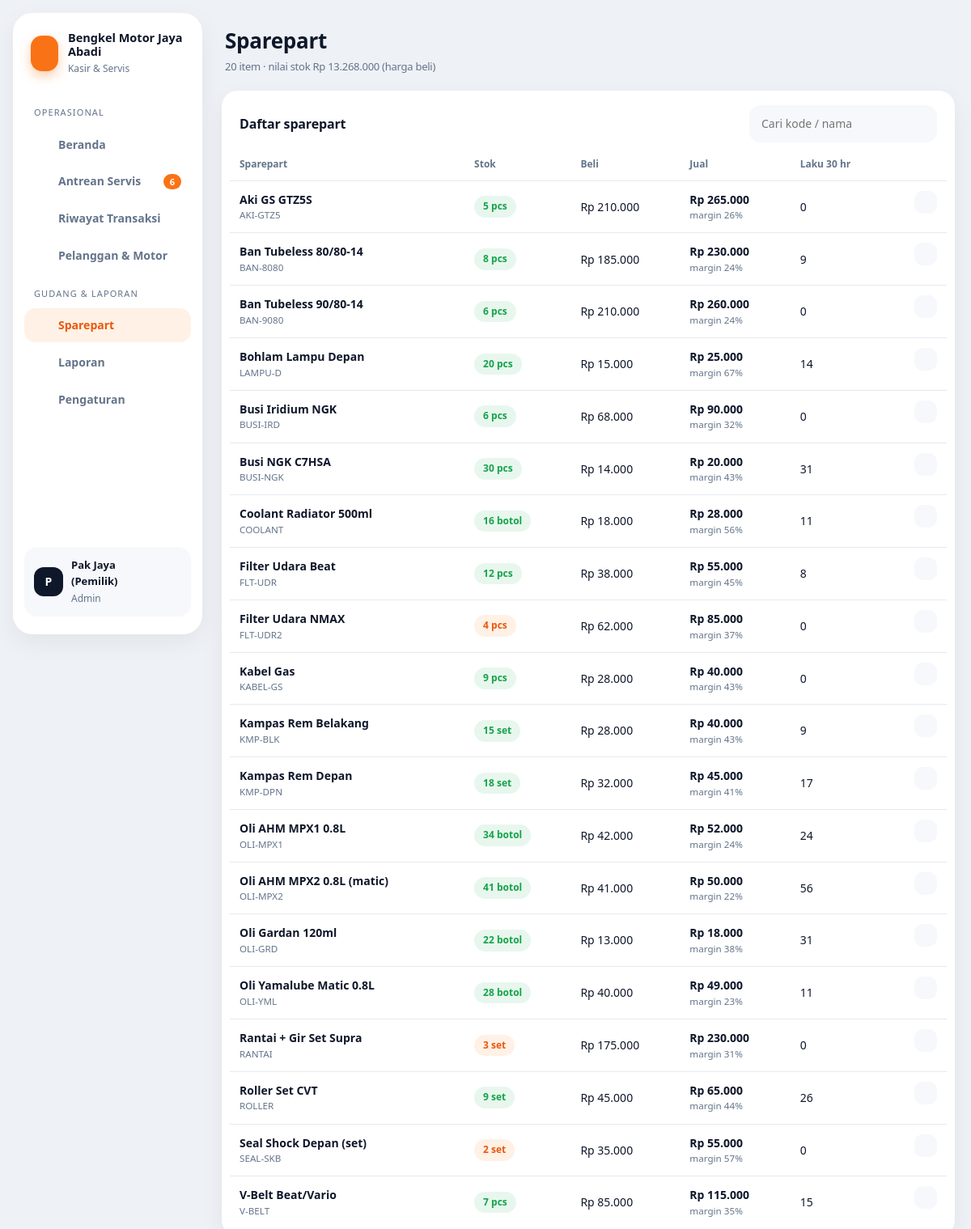
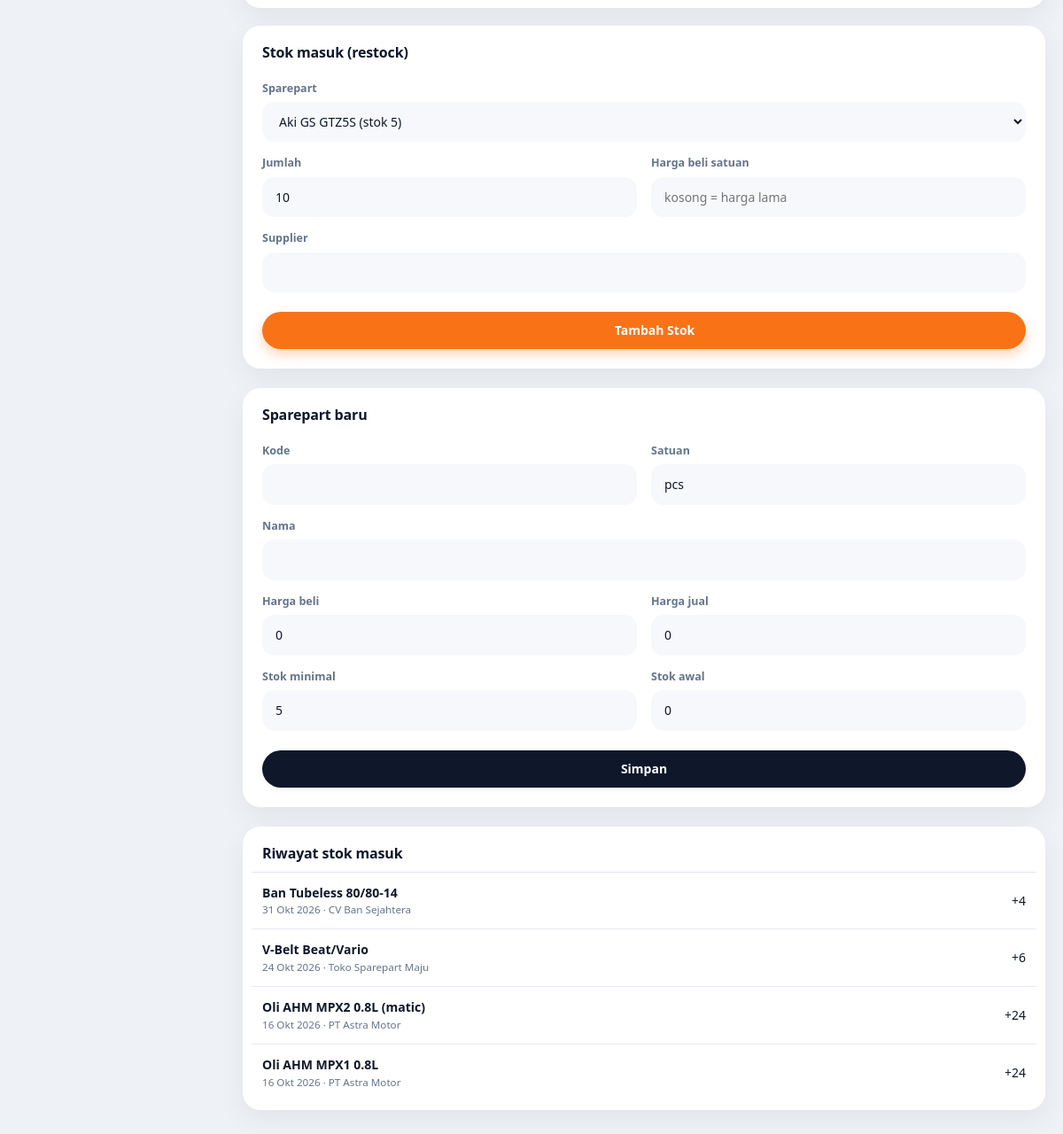
Page /index.php?page=sparepart (signed in) on the committed database (2 pictures, top to bottom).
### tables this page shows
CREATE TABLE pengaturan (
  id INT PRIMARY KEY,
  nama_bengkel VARCHAR(100) NOT NULL,
  alamat VARCHAR(255),
  telepon VARCHAR(30),
  interval_servis_hari SMALLINT NOT NULL DEFAULT 60,
  interval_servis_km INT NOT NULL DEFAULT 2000
);

CREATE TABLE sparepart (
  id INT AUTO_INCREMENT PRIMARY KEY,
  kode VARCHAR(20) NOT NULL UNIQUE,
  nama VARCHAR(100) NOT NULL,
  satuan VARCHAR(15) NOT NULL DEFAULT 'pcs',
  stok INT NOT NULL DEFAULT 0,
  stok_min INT NOT NULL DEFAULT 5,
  harga_beli INT NOT NULL,
  harga_jual INT NOT NULL
);

CREATE TABLE stok_masuk (
  id INT AUTO_INCREMENT PRIMARY KEY,
  sparepart_id INT NOT NULL,
  qty INT NOT NULL,
  harga_beli INT NOT NULL,
  supplier VARCHAR(100),
  tanggal DATE NOT NULL,
  user_id INT NULL,
  FOREIGN KEY (sparepart_id) REFERENCES sparepart(id) ON DELETE CASCADE
);

### index.php (called while the page is built, shortened)
<?php
require __DIR__ . '/includes/bootstrap.php';
$routes = [
    'login'         => 'pages/login.php',
    'logout'        => 'pages/logout.php',
    'dashboard'     => 'pages/dashboard.php',
    'antrean'       => 'pages/servis/antrean.php',
    'servis.baru'   => 'pages/servis/baru.php',
    'servis.detail' => 'pages/servis/detail.php',
    'servis.aksi'   => 'pages/servis/aksi.php',
    'servis.nota'   => 'pages/servis/nota.php',
    'transaksi'     => 'pages/servis/transaksi.php',
    'kendaraan'     => 'pages/kendaraan.php',
    'sparepart'     => 'pages/master/sparepart.php',
    'master'        => 'pages/master/index.php',
    'laporan'       => 'pages/laporan.php',
];
$page = $_GET['page'] ?? 'dashboard';
require __DIR__ . '/' . $routes[$page];

### pages/master/sparepart.php (the view, shortened to what this page needs)
<?php
$admin = user()['role'] === 'admin';
$cari = trim($_GET['cari'] ?? '');
$rows = q('SELECT s.*, (SELECT COALESCE(SUM(qty),0) FROM wo_item i JOIN work_order w ON w.id = i.wo_id WHERE i.jenis = "part" AND i.ref_id = s.id AND w.status = "lunas" AND w.lunas_at >= CURDATE() - INTERVAL 30 DAY) terjual
           FROM sparepart s WHERE s.nama LIKE ? OR s.kode LIKE ? ORDER BY s.nama', ["%$cari%", "%$cari%"])->fetchAll();
$edit = isset($_GET['edit']) ? q('SELECT * FROM sparepart WHERE id = ?', [(int) $_GET['edit']])->fetch() : null;
$riwayat = q('SELECT m.*, s.nama FROM stok_masuk m JOIN sparepart s ON s.id = m.sparepart_id ORDER BY m.id DESC LIMIT 6')->fetchAll();
$nilai = array_sum(array_map(fn ($r) => $r['stok'] * $r['harga_beli'], $rows));
$title = 'Sparepart';
$sub = count($rows) . ' item · nilai stok ' . rupiah($nilai) . ' (harga beli)';
require __DIR__ . '/../../includes/header.php';
?>
<div class="grid-2">
    <div class="card">
        <div class="card-head"><h2>Daftar sparepart</h2><form class="filters" method="get"><input type="hidden" name="page" value="sparepart"><input type="search" name="cari" value="<?= e($cari) ?>" placeholder="Cari kode / nama"></form></div>
        <div class="table-wrap"><table>
            <thead><tr><th>Sparepart</th><th>Stok</th><th>Beli</th><th>Jual</th><th>Laku 30 hr</th><th></th></tr></thead>
            <tbody><?php foreach ($rows as $p): ?>
                <tr><td><strong><?= e($p['nama']) ?></strong><small><?= e($p['kode']) ?></small></td>
                    <td><span class="badge <?= $p['stok'] == 0 ? 'badge-red' : ($p['stok'] <= $p['stok_min'] ? 'badge-orange' : 'badge-green') ?>"><?= $p['stok'] ?> <?= e($p['satuan']) ?></span></td>
                    <td><?= rupiah($p['harga_beli']) ?></td><td><strong><?= rupiah($p['harga_jual']) ?></strong><small>margin <?= $p['harga_beli'] ? round(($p['harga_jual'] - $p['harga_beli']) / $p['harga_beli'] * 100) : 0 ?>%</small></td>
                    <td><?= (int) $p['terjual'] ?></td>
                    <td class="actions"><?php if ($admin): ?><a class="icon-btn" href="<?= url('sparepart', ['edit' => $p['id']]) ?>"><?= icon('edit', 14) ?></a><?php endif; ?></td></tr>
            <?php endforeach; ?></tbody>
        </table></div>
    </div>
    <div>
        <form method="post" class="card"><?= csrf_field() ?><input type="hidden" name="aksi" value="restock">
            <div class="card-head"><h2>Stok masuk (restock)</h2></div>
            <div class="card-body"><div class="form-grid">
                <div class="full"><label>Sparepart</label><select name="id"><?php foreach ($rows as $p): ?><option value="<?= $p['id'] ?>"><?= e($p['nama']) ?> (stok <?= $p['stok'] ?>)</option><?php endforeach; ?></select></div>
                <div><label>Jumlah</label><input type="number" name="qty" min="1" value="10" required></div>
                <div><label>Harga beli satuan</label><input type="number" name="harga_beli" min="0" placeholder="kosong = harga lama"></div>
                <div class="full"><label>Supplier</label><input type="text" name="supplier"></div>
            </div><button class="btn btn-primary btn-block mt"><?= icon('plus', 16) ?> Tambah Stok</button></div>
        </form>
        <?php if ($admin): ?>
        <form method="post" class="card mt"><?= csrf_field() ?><input type="hidden" name="aksi" value="simpan"><input type="hidden" name="id" value="<?= (int) ($edit['id'] ?? 0) ?>">
            <div class="card-head"><h2><?= $edit ? 'Ubah ' . e($edit['nama']) : 'Sparepart baru' ?></h2></div>
            <div class="card-body"><div class="form-grid">
                <div><label>Kode</label><input type="text" name="kode" value="<?= e($edit['kode'] ?? '') ?>" required></div>
                <div><label>Satuan</label><input type="text" name="satuan" value="<?= e($edit['satuan'] ?? 'pcs') ?>"></div>
                <div class="full"><label>Nama</label><input type="text" name="nama" value="<?= e($edit['nama'] ?? '') ?>" required></div>
                <div><label>Harga beli</label><input type="number" name="harga_beli" value="<?= (int) ($edit['harga_beli'] ?? 0) ?>" min="0"></div>
                <div><label>Harga jual</label><input type="number" name="harga_jual" value="<?= (int) ($edit['harga_jual'] ?? 0) ?>" min="0" required></div>
                <div><label>Stok minimal</label><input type="number" name="stok_min" value="<?= (int) ($edit['stok_min'] ?? 5) ?>" min="0"></div>
                <?php if (!$edit): ?><div><label>Stok awal</label><input type="number" name="stok" value="0" min="0"></div><?php endif; ?>
            </div><button class="btn btn-dark btn-block mt">Simpan</button></div>
        </form>
        <?php endif; ?>
        <div class="card mt"><div class="card-head"><h2>Riwayat stok masuk</h2></div><div class="table-wrap"><table><tbody>
            <?php foreach ($riwayat as $r): ?><tr><td><strong><?= e($r['nama']) ?></strong><small><?= tgl($r['tanggal']) ?> · <?= e($r['supplier'] ?: '-') ?></small></td><td class="text-right">+<?= $r['qty'] ?></td></tr><?php endforeach; ?>
        </tbody></table></div></div>
    </div>
</div>
<?php require __DIR__ . '/../../includes/footer.php'; ?>

### includes/header.php (shortened to what this page needs)
<?php
$aktif = (int) q("SELECT COUNT(*) FROM work_order WHERE status IN ('antri','dikerjakan','selesai')")->fetchColumn();
$menu = [
    'Operasional' => [['dashboard', 'Beranda', 'home', 0], ['antrean', 'Antrean Servis', 'wrench', $aktif], ['transaksi', 'Riwayat Transaksi', 'receipt', 0], ['kendaraan', 'Pelanggan & Motor', 'bike', 0]],
    'Gudang & Laporan' => [['sparepart', 'Sparepart', 'box', 0], ['laporan', 'Laporan', 'chart', 0]],
];
if (user()['role'] === 'admin') $menu['Gudang & Laporan'][] = ['master', 'Pengaturan', 'settings', 0];
$current = explode('.', $_GET['page'] ?? 'dashboard')[0];
?>
<!DOCTYPE html>
<html lang="id">
<head>
    <title><?= e($title ?? 'Beranda') ?> · <?= e(setting()['nama_bengkel']) ?></title>
    <link rel="stylesheet" href="assets/css/style.css">
</head>
<body>
<div class="layout">
    <aside class="sidebar" id="sidebar">
        <div class="brand"><span class="brand-mark"><?= icon('wrench', 22) ?></span><div><strong><?= e(setting()['nama_bengkel']) ?></strong><small>Kasir & Servis</small></div></div>
        <nav>
            <?php foreach ($menu as $sec => $links): ?>
                <div class="sec"><?= $sec ?></div>
                <?php foreach ($links as [$key, $label, $ic, $n]): ?>
                    <a href="<?= url($key) ?>" class="<?= $current === $key ? 'active' : '' ?>"><?= icon($ic) ?> <?= $label ?><?php if ($n): ?><span class="count"><?= $n ?></span><?php endif; ?></a>
                <?php endforeach; ?>
            <?php endforeach; ?>
        </nav>
        <div class="grow"></div>
        <div class="me"><span class="avatar"><?= e(strtoupper(substr(user()['nama'], 0, 1))) ?></span><div class="grow"><strong><?= e(user()['nama']) ?></strong><small><?= e(ucfirst(user()['role'])) ?></small></div>
            <a class="icon-btn" href="<?= url('logout') ?>" title="Keluar"><?= icon('logout', 16) ?></a></div>
    </aside>
    <main class="main">
        <header class="topbar">
            <h1><?= e($title ?? 'Beranda') ?><?php if (!empty($sub)): ?><span class="sub"><?= $sub ?></span><?php endif; ?></h1>
        </header>

### includes/bootstrap.php (shortened to what this page needs)
<?php
function db(): PDO
{
    static $pdo = null;
    if ($pdo === null) {
        $c = require __DIR__ . '/../config/database.php';
        $dsn = "mysql:host={$c['host']};port={$c['port']};dbname={$c['database']};charset=utf8mb4";
        try {
            $pdo = new PDO($dsn, $c['username'], $c['password'], [
                PDO::ATTR_ERRMODE => PDO::ERRMODE_EXCEPTION,
                PDO::ATTR_DEFAULT_FETCH_MODE => PDO::FETCH_ASSOC,
            ]);
        } catch (PDOException $e) {
            die('<h3>Koneksi database gagal.</h3><p>Cek config/database.php dan pastikan database <b>'
                . htmlspecialchars($c['database']) . '</b> sudah di-import.</p>');
        }
    }
    return $pdo;
}
function q(string $sql, array $params = []): PDOStatement
{
    $st = db()->prepare($sql);
    $st->execute($params);
    return $st;
}
function e($v): string
{
    return htmlspecialchars((string) $v, ENT_QUOTES, 'UTF-8');
}
function rupiah($n): string
{
    return 'Rp ' . number_format((int) $n, 0, ',', '.');
}
function tgl($date): string
{
    $bulan = ['', 'Jan', 'Feb', 'Mar', 'Apr', 'Mei', 'Jun', 'Jul', 'Agu', 'Sep', 'Okt', 'Nov', 'Des'];
    $t = strtotime($date);
    return date('j', $t) . ' ' . $bulan[(int) date('n', $t)] . ' ' . date('Y', $t);
}
function url(string $page = 'dashboard', array $params = []): string
{
    return 'index.php?' . http_build_query(['page' => $page] + $params);
}
function user(): ?array
{
    return $_SESSION['user'] ?? null;
}
function setting(): array
{
    static $s = null;
    return $s ??= q('SELECT * FROM pengaturan WHERE id = 1')->fetch() ?: [];
}
function icon(string $name, int $size = 18): string
{
    $p = $paths[$name] ?? '';
    return '<svg class="ic" width="' . $size . '" height="' . $size . '" viewBox="0 0 24 24" fill="none" stroke="currentColor" stroke-width="2" stroke-linecap="round" stroke-linejoin="round">' . $p . '</svg>';
}

### rows in the picture
pengaturan: nama_bengkel "Bengkel Motor Jaya Abadi"
sparepart: nama "Aki GS GTZ5S", kode "AKI-GTZ5", stok "5", satuan "pcs", harga_beli "Rp 210.000", harga_jual "Rp 265.000", ($p['harga_jual'] - $p['harga_beli']) / $p['harga_beli'] * 100 "26", terjual "0", $size 14 (drawn)
sparepart: nama "Ban Tubeless 80/80-14", kode "BAN-8080", stok "8", satuan "pcs", harga_beli "Rp 185.000", harga_jual "Rp 230.000", ($p['harga_jual'] - $p['harga_beli']) / $p['harga_beli'] * 100 "24", terjual "9", $size 14 (drawn)
sparepart: nama "Ban Tubeless 90/80-14", kode "BAN-9080", stok "6", satuan "pcs", harga_beli "Rp 210.000", harga_jual "Rp 260.000", ($p['harga_jual'] - $p['harga_beli']) / $p['harga_beli'] * 100 "24", terjual "0", $size 14 (drawn)
sparepart: nama "Bohlam Lampu Depan", kode "LAMPU-D", stok "20", satuan "pcs", harga_beli "Rp 15.000", harga_jual "Rp 25.000", ($p['harga_jual'] - $p['harga_beli']) / $p['harga_beli'] * 100 "67", terjual "14"
sparepart: nama "Busi Iridium NGK", kode "BUSI-IRD", stok "6", satuan "pcs", harga_beli "Rp 68.000", harga_jual "Rp 90.000", ($p['harga_jual'] - $p['harga_beli']) / $p['harga_beli'] * 100 "32", terjual "0", $size 14 (drawn)
sparepart: nama "Busi NGK C7HSA", kode "BUSI-NGK", stok "30", satuan "pcs", harga_beli "Rp 14.000", harga_jual "Rp 20.000", ($p['harga_jual'] - $p['harga_beli']) / $p['harga_beli'] * 100 "43", terjual "31", $size 14 (drawn)
sparepart: nama "Coolant Radiator 500ml", kode "COOLANT", stok "16", satuan "botol", harga_beli "Rp 18.000", harga_jual "Rp 28.000", ($p['harga_jual'] - $p['harga_beli']) / $p['harga_beli'] * 100 "56", terjual "11", $size 14 (drawn)
sparepart: nama "Filter Udara Beat", kode "FLT-UDR", stok "12", satuan "pcs", harga_beli "Rp 38.000", harga_jual "Rp 55.000", ($p['harga_jual'] - $p['harga_beli']) / $p['harga_beli'] * 100 "45", terjual "8", $size 14 (drawn)
sparepart: nama "Filter Udara NMAX", kode "FLT-UDR2", stok "4", satuan "pcs", harga_beli "Rp 62.000", harga_jual "Rp 85.000", ($p['harga_jual'] - $p['harga_beli']) / $p['harga_beli'] * 100 "37", terjual "0", $size 14 (drawn)
sparepart: nama "Kabel Gas", kode "KABEL-GS", stok "9", satuan "pcs", harga_beli "Rp 28.000", harga_jual "Rp 40.000", ($p['harga_jual'] - $p['harga_beli']) / $p['harga_beli'] * 100 "43", terjual "0", $size 14 (drawn)
sparepart: nama "Kampas Rem Belakang", kode "KMP-BLK", stok "15", satuan "set", harga_beli "Rp 28.000", harga_jual "Rp 40.000", ($p['harga_jual'] - $p['harga_beli']) / $p['harga_beli'] * 100 "43", terjual "9", $size 14 (drawn)
sparepart: nama "Kampas Rem Depan", kode "KMP-DPN", stok "18", satuan "set", harga_beli "Rp 32.000", harga_jual "Rp 45.000", ($p['harga_jual'] - $p['harga_beli']) / $p['harga_beli'] * 100 "41", terjual "17", $size 14 (drawn)
sparepart: nama "Oli AHM MPX1 0.8L", kode "OLI-MPX1", stok "34", satuan "botol", harga_beli "Rp 42.000", harga_jual "Rp 52.000", ($p['harga_jual'] - $p['harga_beli']) / $p['harga_beli'] * 100 "24", terjual "24", $size 14 (drawn)
sparepart: nama "Oli AHM MPX2 0.8L (matic)", kode "OLI-MPX2", stok "41", satuan "botol", harga_beli "Rp 41.000", harga_jual "Rp 50.000", ($p['harga_jual'] - $p['harga_beli']) / $p['harga_beli'] * 100 "22", terjual "56", $size 14 (drawn)
sparepart: nama "Oli Gardan 120ml", kode "OLI-GRD", stok "22", satuan "botol", harga_beli "Rp 13.000", harga_jual "Rp 18.000", ($p['harga_jual'] - $p['harga_beli']) / $p['harga_beli'] * 100 "38", terjual "31", $size 14 (drawn)
sparepart: nama "Oli Yamalube Matic 0.8L", kode "OLI-YML", stok "28", satuan "botol", harga_beli "Rp 40.000", harga_jual "Rp 49.000", ($p['harga_jual'] - $p['harga_beli']) / $p['harga_beli'] * 100 "23", terjual "11", $size 14 (drawn)
sparepart: nama "Rantai + Gir Set Supra", kode "RANTAI", stok "3", satuan "set", harga_beli "Rp 175.000", harga_jual "Rp 230.000", ($p['harga_jual'] - $p['harga_beli']) / $p['harga_beli'] * 100 "31", terjual "0", $size 14 (drawn)
sparepart: nama "Roller Set CVT", kode "ROLLER", stok "9", satuan "set", harga_beli "Rp 45.000", harga_jual "Rp 65.000", ($p['harga_jual'] - $p['harga_beli']) / $p['harga_beli'] * 100 "44", terjual "26", $size 14 (drawn)
sparepart: nama "Seal Shock Depan (set)", kode "SEAL-SKB", stok "2", satuan "set", harga_beli "Rp 35.000", harga_jual "Rp 55.000", ($p['harga_jual'] - $p['harga_beli']) / $p['harga_beli'] * 100 "57", terjual "0", $size 14 (drawn)
sparepart: nama "V-Belt Beat/Vario", kode "V-BELT", stok "7", satuan "pcs", harga_beli "Rp 85.000", harga_jual "Rp 115.000", ($p['harga_jual'] - $p['harga_beli']) / $p['harga_beli'] * 100 "35", terjual "15", $size 14 (drawn)
stok_masuk: sparepart.nama "Ban Tubeless 80/80-14", tanggal "31 Okt 2026", supplier "CV Ban Sejahtera", qty "4"
stok_masuk: sparepart.nama "V-Belt Beat/Vario", tanggal "24 Okt 2026", supplier "Toko Sparepart Maju", qty "6"
stok_masuk: sparepart.nama "Oli AHM MPX2 0.8L (matic)", tanggal "16 Okt 2026", supplier "PT Astra Motor", qty "24"
stok_masuk: sparepart.nama "Oli AHM MPX1 0.8L", tanggal "16 Okt 2026", supplier "PT Astra Motor", qty "24"

### other values in the picture
$sec "OPERASIONAL"
$label "Beranda"
$label "Antrean Servis"
$n "6"
$label "Riwayat Transaksi"
$label "Pelanggan & Motor"
$sec "GUDANG & LAPORAN"
$label "Sparepart"
$label "Laporan"
$label "Pengaturan"
substr(user()['nama'], 0, 1) "P"
user()['nama'] "Pak Jaya (Pemilik)"
user()['role'] "Admin"
$title "Sparepart"
$sub "20 item · nilai stok Rp 13.268.000 (harga beli)"
